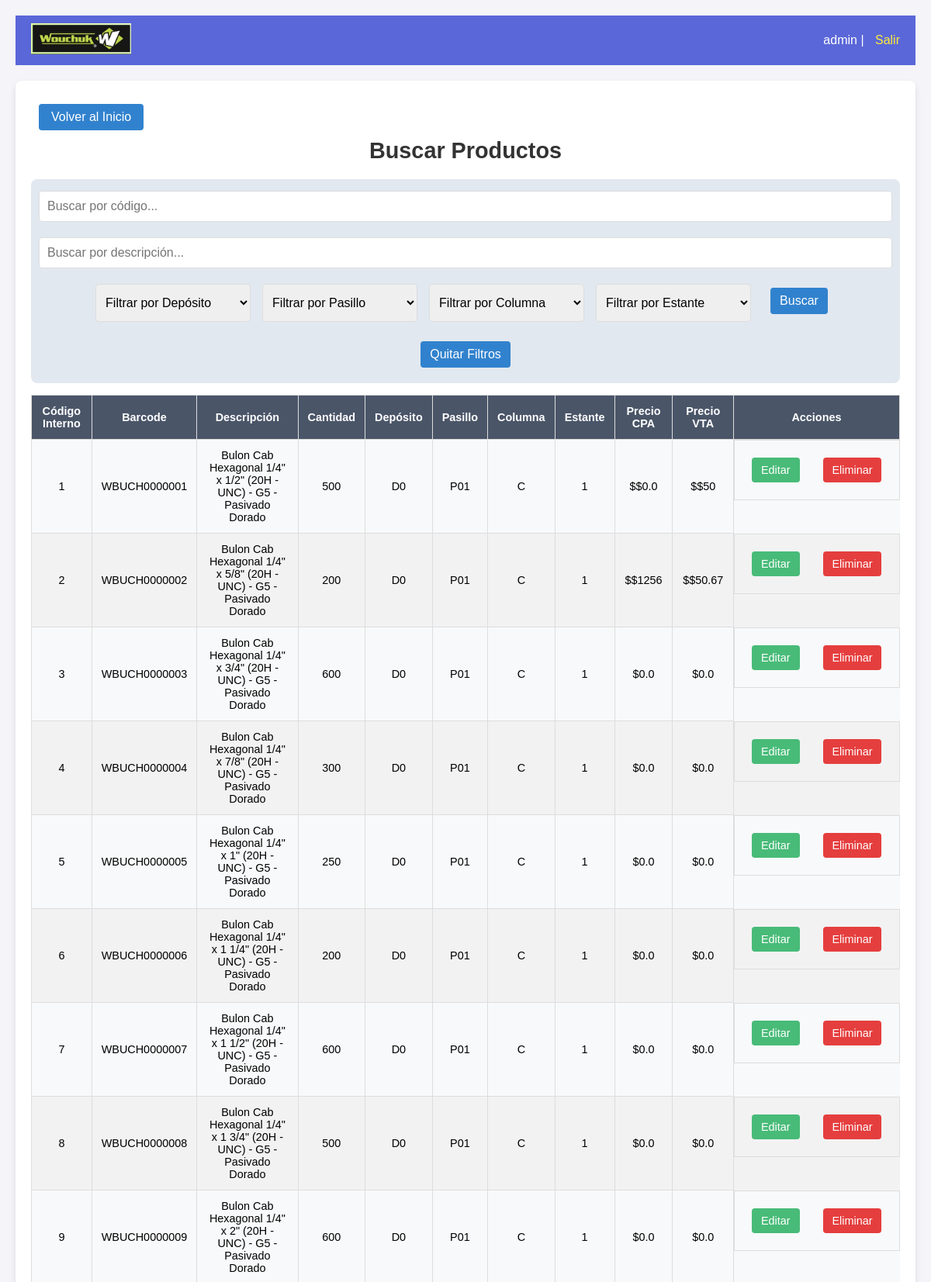
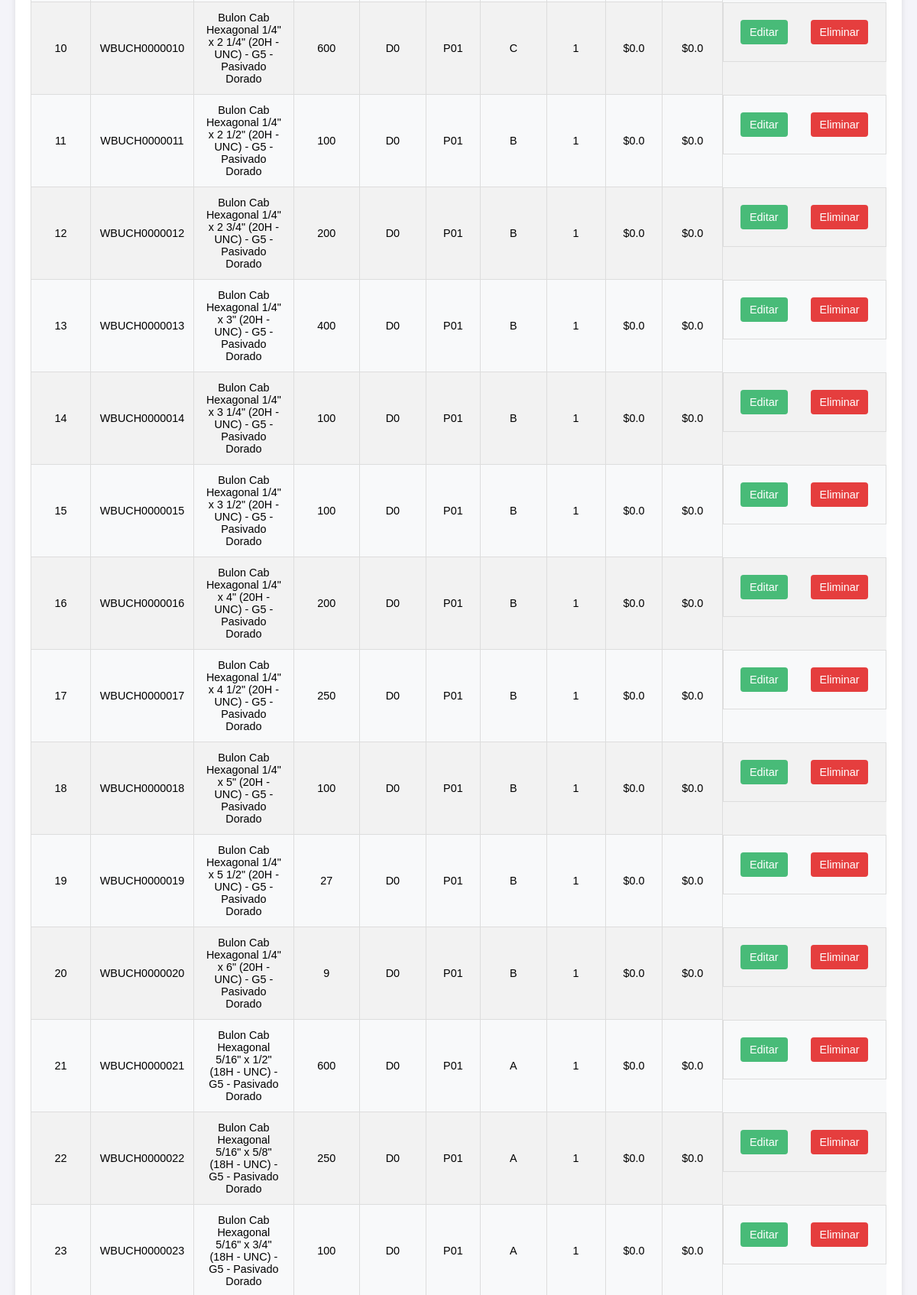
Screenshot of /buscar_productos (signed in, upper part) with the database file from the repository (2 pictures, top to bottom).
### tables this page shows
CREATE TABLE "productos" (
    Codigo_interno TEXT PRIMARY KEY,
    Codigo TEXT,
    Desc_Concatenada TEXT,
    cantidad INTEGER,
    deposito TEXT,
    pasillo TEXT,
    columna TEXT,
    estante TEXT
, precio_cpa REAL DEFAULT 0.0, precio_vta REAL DEFAULT 0.0);

### app.py (the view)
@app.route('/buscar_productos')
def buscar_productos():
    conn = sqlite3.connect('ferreteria.db')
    conn.row_factory = sqlite3.Row
    cursor = conn.cursor()
    page = request.args.get('page', 1, type=int)
    per_page = 25
    search_codigo = str(request.args.get('search_codigo', '')).strip().lower()
    search_descripcion = str(request.args.get('search_descripcion', '')).strip().lower()
    filtro_deposito = str(request.args.get('filtro_deposito', '')).strip().lower()
    filtro_pasillo = str(request.args.get('filtro_pasillo', '')).strip().lower()
    filtro_columna = str(request.args.get('filtro_columna', '')).strip().lower()
    filtro_estante = str(request.args.get('filtro_estante', '')).strip().lower()
    query = "SELECT * FROM productos WHERE 1=1"
    params = {}
    if search_codigo:
        query += " AND LOWER(Codigo) LIKE :search_codigo"
        params['search_codigo'] = f"%{search_codigo}%"
    if search_descripcion:
        keywords = search_descripcion.split()
        for i, keyword in enumerate(keywords):
            query += f" AND LOWER(Desc_Concatenada) LIKE :keyword_{i}"
            params[f'keyword_{i}'] = f"%{keyword}%"
    if filtro_deposito:
        query += " AND LOWER(deposito) = :filtro_deposito"
        params['filtro_deposito'] = filtro_deposito
    if filtro_pasillo:
        query += " AND LOWER(pasillo) = :filtro_pasillo"
        params['filtro_pasillo'] = filtro_pasillo
    if filtro_columna:
        query += " AND LOWER(columna) = :filtro_columna"
        params['filtro_columna'] = filtro_columna
    if filtro_estante:
        query += " AND LOWER(estante) = :filtro_estante"
        params['filtro_estante'] = filtro_estante
    total_products = cursor.execute(query, params).fetchall()
    total_pages = math.ceil(len(total_products) / per_page)
    query += " LIMIT :limit OFFSET :offset"
    params['limit'] = per_page
    params['offset'] = (page - 1) * per_page
    productos_paginados = cursor.execute(query, params).fetchall()
    start_page = max(page - 8, 1)
    end_page = min(page + 8, total_pages)
    productos = [
        {
            "Codigo_interno": producto["Codigo_interno"],
            "Codigo": producto["Codigo"],
            "descripcion": producto["Desc_Concatenada"],
            "cantidad": producto["cantidad"],
            "deposito": producto["deposito"],
            "pasillo": producto["pasillo"],
            "columna": producto["columna"],
            "estante": producto["estante"],
            "precio_cpa": producto["precio_cpa"],
            "precio_vta": producto["precio_vta"]
        }
        for producto in productos_paginados
    ]
    depositos = [row[0] for row in cursor.execute("SELECT DISTINCT deposito FROM productos WHERE deposito IS NOT NULL AND TRIM(deposito) != ''").fetchall()]
    pasillos = [row[0] for row in cursor.execute("SELECT DISTINCT pasillo FROM productos WHERE pasillo IS NOT NULL AND TRIM(pasillo) != ''").fetchall()]
    columnas = [row[0] for row in cursor.execute("SELECT DISTINCT columna FROM productos WHERE columna IS NOT NULL AND TRIM(columna) != ''").fetchall()]
    estantes = [row[0] for row in cursor.execute("SELECT DISTINCT estante FROM productos WHERE estante IS NOT NULL AND TRIM(estante) != ''").fetchall()]
    conn.close()
    return render_template(
        'buscar_productos.html',
        productos=productos,
        depositos=depositos,
        pasillos=pasillos,
        columnas=columnas,
        estantes=estantes,
        page=page,
        total_pages=total_pages,
        search_codigo=search_codigo,
        start_page=start_page,
        end_page=end_page,
        search_descripcion=search_descripcion,
        filtro_deposito=filtro_deposito,
        filtro_pasillo=filtro_pasillo,
        filtro_columna=filtro_columna,
        filtro_estante=filtro_estante
    )

### templates/buscar_productos.html (shortened to what this page needs)
{% extends "base.html" %}
{% block content %}
<button onclick="window.location.href='/'" style="margin: 10px; padding: 8px 16px; font-size: 1em; cursor: pointer;">
    Volver al Inicio
</button>
<h1>Buscar Productos</h1>
<div class="filters">
    <input type="text" id="search_codigo" placeholder="Buscar por código..." value="{{ search_codigo }}">
    <input type="text" id="search_descripcion" placeholder="Buscar por descripción..." value="{{ search_descripcion }}">
    <select id="filtro_deposito">
        <option value="">Filtrar por Depósito</option>
    </select>
    <select id="filtro_pasillo">
        <option value="">Filtrar por Pasillo</option>
    </select>
    <select id="filtro_columna">
        <option value="">Filtrar por Columna</option>
    </select>
    <select id="filtro_estante">
        <option value="">Filtrar por Estante</option>
    </select>
    <button onclick="applyFilters()">Buscar</button>
    <button class="clear-filters" onclick="clearFilters()">Quitar Filtros</button>
</div>
<div class="table-container">
    <table>
        <thead>
            <tr>
                <th>Código Interno</th>
                <th>Barcode</th>
                <th>Descripción</th>
                <th>Cantidad</th>
                <th>Depósito</th>
                <th>Pasillo</th>
                <th>Columna</th>
                <th>Estante</th>
                <th>Precio CPA</th>
                <th>Precio VTA</th>
                <th>Acciones</th>
            </tr>
        </thead>
        <tbody>
            {% for producto in productos %}
            <tr data-codigo-interno="{{ producto['Codigo_interno'] }}">
                <td>{{ producto['Codigo_interno'] }}</td>
                <td>{{ producto['Codigo'] }}</td>
                <td contenteditable="false" class="editable">{{ producto['descripcion'] }}</td>
                <td contenteditable="false" class="editable">{{ producto['cantidad'] }}</td>
                <td contenteditable="false" class="editable">{{ producto['deposito'] }}</td>
                <td contenteditable="false" class="editable">{{ producto['pasillo'] }}</td>
                <td contenteditable="false" class="editable">{{ producto['columna'] }}</td>
                <td contenteditable="false" class="editable">{{ producto['estante'] }}</td>
                <td contenteditable="false" class="editable">${{ producto['precio_cpa'] }}</td>
                <td contenteditable="false" class="editable">${{ producto['precio_vta'] }}</td>
                <td class="action-buttons">
                    <button class="edit" onclick="habilitarEdicion(this)">Editar</button>
                    <button class="delete" onclick="eliminarProducto('{{ producto['Codigo_interno'] }}')">Eliminar</button>
                </td>
            </tr>
            {% endfor %}
        </tbody>
    </table>
</div>
{% endblock %}

### static/styles.css (style rules this page uses)
body { font-family: Arial, sans-serif; background-color: #f4f4f9; margin: 0; padding: 20px; }
h1 { color: #333; text-align: center; font-size: 1.8em; margin-bottom: 20px; margin-top: 0; }
button { margin: 10px; padding: 8px 16px; font-size: 1em; cursor: pointer; background-color: #3182ce; color: #ffffff; border: none; border-radius: 4px; transition: background-color 0.3s; }
.table-container { width: 100%; overflow-x: auto; }
table { width: 100%; border-collapse: collapse; margin-bottom: 20px; font-size: 0.9em; background-color: #f8f9fa; }
th, td { padding: 12px; text-align: center; border: 1px solid #ddd; }
th { background-color: #4a5568; color: white; }
tr:nth-child(even) { background-color: #f2f2f2; }
.filters { margin-bottom: 15px; padding: 10px; display: flex; gap: 15px; justify-content: center; flex-wrap: wrap; background-color: #e2e8f0; border-radius: 8px; }
.filters input, .filters select { padding: 8px; font-size: 1em; border: 1px solid #ddd; border-radius: 4px; width: 200px; }
.filters button { background-color: #3182ce; color: white; border: none; border-radius: 4px; padding: 8px 12px; cursor: pointer; transition: background-color 0.3s; }
.action-buttons { display: flex; gap: 10px; }
.action-buttons .edit { background-color: #48bb78; padding: 8px 12px; color: white; border: none; border-radius: 4px; cursor: pointer; transition: background-color 0.3s; }
.action-buttons .delete { background-color: #e53e3e; padding: 8px 12px; color: white; border: none; border-radius: 4px; cursor: pointer; transition: background-color 0.3s; }
h1 { color: #333; font-size: 1.8em; margin-bottom: 20px; }
input[type="text"], input[type="password"] { width: 100%; padding: 10px; margin-top: 5px; border: 1px solid #ddd; border-radius: 4px; box-sizing: border-box; font-size: 1em; transition: border-color 0.3s; }
input[type="number"], input[type="text"], select { width: 100%; padding: 10px; margin-top: 5px; border: 1px solid #ddd; border-radius: 4px; box-sizing: border-box; font-size: 1em; transition: border-color 0.3s; }

### rows the page displays
productos: Codigo_interno "1", Codigo "WBUCH0000001", descripcion "Bulon Cab Hexagonal 1/4\" x 1/2\" (20H - UNC) - G5 - Pasivado Dorado", cantidad "500", deposito "D0", pasillo "P01", columna "C", estante "1", precio_cpa "$0.0", precio_vta "$50"
productos: Codigo_interno "2", Codigo "WBUCH0000002", descripcion "Bulon Cab Hexagonal 1/4\" x 5/8\" (20H - UNC) - G5 - Pasivado Dorado", cantidad "200", deposito "D0", pasillo "P01", columna "C", estante "1", precio_cpa "$1256", precio_vta "$50.67"
productos: Codigo_interno "3", Codigo "WBUCH0000003", descripcion "Bulon Cab Hexagonal 1/4\" x 3/4\" (20H - UNC) - G5 - Pasivado Dorado", cantidad "600", deposito "D0", pasillo "P01", columna "C", estante "1", precio_cpa "0.0", precio_vta "0.0"
productos: Codigo_interno "4", Codigo "WBUCH0000004", descripcion "Bulon Cab Hexagonal 1/4\" x 7/8\" (20H - UNC) - G5 - Pasivado Dorado", cantidad "300", deposito "D0", pasillo "P01", columna "C", estante "1", precio_cpa "0.0", precio_vta "0.0"
productos: Codigo_interno "5", Codigo "WBUCH0000005", descripcion "Bulon Cab Hexagonal 1/4\" x 1\" (20H - UNC) - G5 - Pasivado Dorado", cantidad "250", deposito "D0", pasillo "P01", columna "C", estante "1", precio_cpa "0.0", precio_vta "0.0"
productos: Codigo_interno "6", Codigo "WBUCH0000006", descripcion "Bulon Cab Hexagonal 1/4\" x 1 1/4\" (20H - UNC) - G5 - Pasivado Dorado", cantidad "200", deposito "D0", pasillo "P01", columna "C", estante "1", precio_cpa "0.0", precio_vta "0.0"
productos: Codigo_interno "7", Codigo "WBUCH0000007", descripcion "Bulon Cab Hexagonal 1/4\" x 1 1/2\" (20H - UNC) - G5 - Pasivado Dorado", cantidad "600", deposito "D0", pasillo "P01", columna "C", estante "1", precio_cpa "0.0", precio_vta "0.0"
productos: Codigo_interno "8", Codigo "WBUCH0000008", descripcion "Bulon Cab Hexagonal 1/4\" x 1 3/4\" (20H - UNC) - G5 - Pasivado Dorado", cantidad "500", deposito "D0", pasillo "P01", columna "C", estante "1", precio_cpa "0.0", precio_vta "0.0"
productos: Codigo_interno "9", Codigo "WBUCH0000009", descripcion "Bulon Cab Hexagonal 1/4\" x 2\" (20H - UNC) - G5 - Pasivado Dorado", cantidad "600", deposito "D0", pasillo "P01", columna "C", estante "1", precio_cpa "0.0", precio_vta "0.0"
productos: Codigo_interno "10", Codigo "WBUCH0000010", descripcion "Bulon Cab Hexagonal 1/4\" x 2 1/4\" (20H - UNC) - G5 - Pasivado Dorado", cantidad "600", deposito "D0", pasillo "P01", columna "C", estante "1", precio_cpa "0.0", precio_vta "0.0"
productos: Codigo_interno "11", Codigo "WBUCH0000011", descripcion "Bulon Cab Hexagonal 1/4\" x 2 1/2\" (20H - UNC) - G5 - Pasivado Dorado", cantidad "100", deposito "D0", pasillo "P01", columna "B", estante "1", precio_cpa "0.0", precio_vta "0.0"
productos: Codigo_interno "12", Codigo "WBUCH0000012", descripcion "Bulon Cab Hexagonal 1/4\" x 2 3/4\" (20H - UNC) - G5 - Pasivado Dorado", cantidad "200", deposito "D0", pasillo "P01", columna "B", estante "1", precio_cpa "0.0", precio_vta "0.0"
productos: Codigo_interno "13", Codigo "WBUCH0000013", descripcion "Bulon Cab Hexagonal 1/4\" x 3\" (20H - UNC) - G5 - Pasivado Dorado", cantidad "400", deposito "D0", pasillo "P01", columna "B", estante "1", precio_cpa "0.0", precio_vta "0.0"
productos: Codigo_interno "14", Codigo "WBUCH0000014", descripcion "Bulon Cab Hexagonal 1/4\" x 3 1/4\" (20H - UNC) - G5 - Pasivado Dorado", cantidad "100", deposito "D0", pasillo "P01", columna "B", estante "1", precio_cpa "0.0", precio_vta "0.0"
productos: Codigo_interno "15", Codigo "WBUCH0000015", descripcion "Bulon Cab Hexagonal 1/4\" x 3 1/2\" (20H - UNC) - G5 - Pasivado Dorado", cantidad "100", deposito "D0", pasillo "P01", columna "B", estante "1", precio_cpa "0.0", precio_vta "0.0"
productos: Codigo_interno "16", Codigo "WBUCH0000016", descripcion "Bulon Cab Hexagonal 1/4\" x 4\" (20H - UNC) - G5 - Pasivado Dorado", cantidad "200", deposito "D0", pasillo "P01", columna "B", estante "1", precio_cpa "0.0", precio_vta "0.0"
productos: Codigo_interno "17", Codigo "WBUCH0000017", descripcion "Bulon Cab Hexagonal 1/4\" x 4 1/2\" (20H - UNC) - G5 - Pasivado Dorado", cantidad "250", deposito "D0", pasillo "P01", columna "B", estante "1", precio_cpa "0.0", precio_vta "0.0"
productos: Codigo_interno "18", Codigo "WBUCH0000018", descripcion "Bulon Cab Hexagonal 1/4\" x 5\" (20H - UNC) - G5 - Pasivado Dorado", cantidad "100", deposito "D0", pasillo "P01", columna "B", estante "1", precio_cpa "0.0", precio_vta "0.0"
productos: Codigo_interno "19", Codigo "WBUCH0000019", descripcion "Bulon Cab Hexagonal 1/4\" x 5 1/2\" (20H - UNC) - G5 - Pasivado Dorado", cantidad "27", deposito "D0", pasillo "P01", columna "B", estante "1", precio_cpa "0.0", precio_vta "0.0"
productos: Codigo_interno "20", Codigo "WBUCH0000020", descripcion "Bulon Cab Hexagonal 1/4\" x 6\" (20H - UNC) - G5 - Pasivado Dorado", cantidad "9", deposito "D0", pasillo "P01", columna "B", estante "1", precio_cpa "0.0", precio_vta "0.0"
productos: Codigo_interno "21", Codigo "WBUCH0000021", descripcion "Bulon Cab Hexagonal 5/16\" x 1/2\" (18H - UNC) - G5 - Pasivado Dorado", cantidad "600", deposito "D0", pasillo "P01", columna "A", estante "1", precio_cpa "0.0", precio_vta "0.0"
productos: Codigo_interno "22", Codigo "WBUCH0000022", descripcion "Bulon Cab Hexagonal 5/16\" x 5/8\" (18H - UNC) - G5 - Pasivado Dorado", cantidad "250", deposito "D0", pasillo "P01", columna "A", estante "1", precio_cpa "0.0", precio_vta "0.0"
productos: Codigo_interno "23", Codigo "WBUCH0000023", descripcion "Bulon Cab Hexagonal 5/16\" x 3/4\" (18H - UNC) - G5 - Pasivado Dorado", cantidad "100", deposito "D0", pasillo "P01", columna "A", estante "1", precio_cpa "0.0", precio_vta "0.0"

### other values shown
{{ session['username'] }} "admin"
